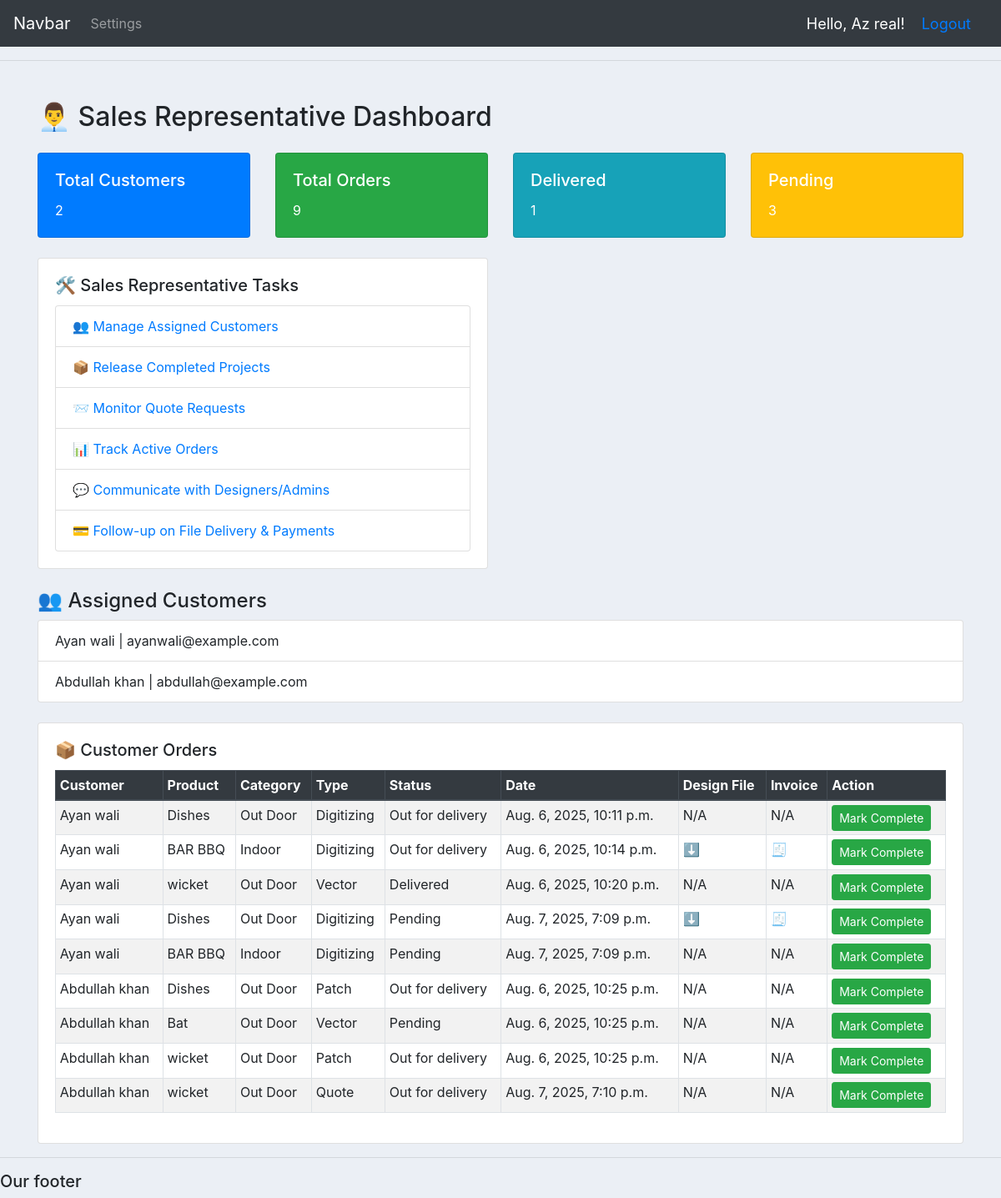
The page /sales-dashboard/ (signed in) on the database as committed earlier.
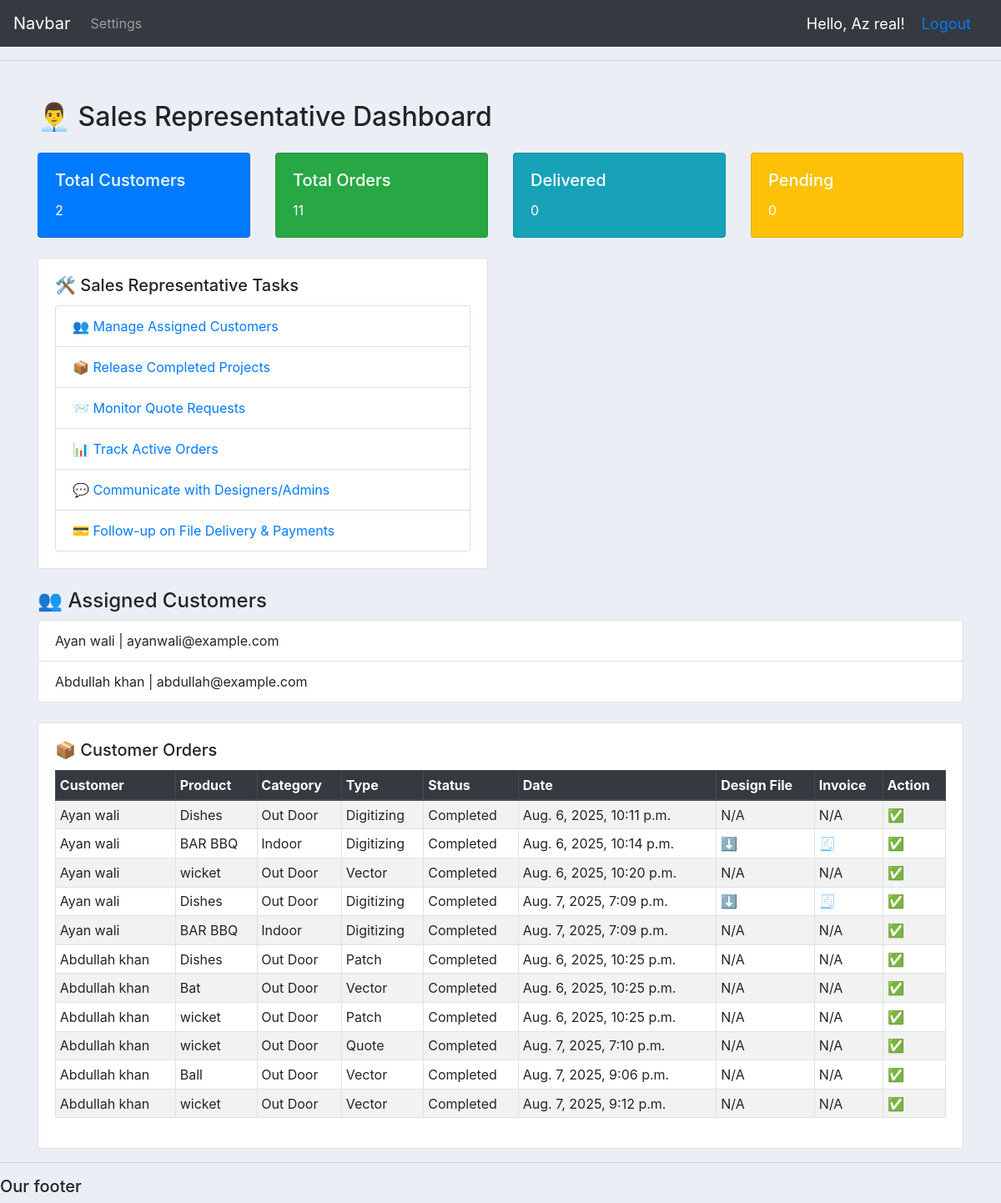
The same page on the database as committed later.
### accounts/models.py (models this page shows, shortened)
class Customer(models.Model):
    user = models.OneToOneField(User, null=True, blank=True, on_delete=models.CASCADE)
    name = models.CharField(max_length=200 )
    sales_rep = models.ForeignKey('SalesRepresentative', null=True, blank=True, on_delete=models.SET_NULL, related_name='assigned_customers')
    profile_pic = models.ImageField(
        upload_to='profile_pics/',  # Images will be saved in MEDIA_ROOT/profile_pics/
        null=True,
        blank=True,
        default='profile_pics/default.png'  # Default image path
    )
    phone = models.CharField(max_length=200)
    email = models.CharField(max_length=200)
    date_created = models.DateTimeField(auto_now_add=True, null=True)

class Order(models.Model):
    STATUS = (
        ('Pending', 'Pending'),
        ('Out for delivery', 'Out for delivery'),
        ('Delivered', 'Delivered'),
    )
    ORDER_TYPE = (
        ('Digitizing', 'Digitizing'),
        ('Vector', 'Vector'),
        ('Patch', 'Patch'),
        ('Quote', 'Quote'),
    )
    customer = models.ForeignKey(Customer, null=True, on_delete=models.SET_NULL)
    product = models.ForeignKey(Product, null=True, on_delete=models.SET_NULL)
    order_type = models.CharField(max_length=50, choices=ORDER_TYPE, null=True, blank=True)
    date_created = models.DateTimeField(auto_now_add=True, null=True)
    status = models.CharField(max_length=200, null=True, choices=STATUS)
    note = models.CharField(max_length=1000, null=True, blank=True)
    design_file = models.FileField(upload_to='designs/', null=True, blank=True)
    invoice_file = models.FileField(upload_to='invoices/', null=True, blank=True)
    status = models.CharField(max_length=200, null=True)
    assigned_to = models.ForeignKey('SalesRepresentative', on_delete=models.SET_NULL, null=True, blank=True)

class Product(models.Model):
    CATEGORY = (
        ('Indoor', 'Indoor'),
        ('Out Door', 'Out Door'),
    )
    name = models.CharField(max_length=200)
    price = models.FloatField(null=True)
    category = models.CharField(max_length=200, null=True, choices=CATEGORY)
    description = models.CharField(max_length=200)
    date_created = models.DateTimeField(auto_now_add=True, null=True)
    tags = models.ManyToManyField(Tag)

### accounts/decorators.py (the view)
        def wrapper_func(request, *args, **kwargs):
            group = None
            if request.user.groups.exists():
                group = request.user.groups.all()[0].name
            if group in allowed_roles:
                return view_func(request, *args, **kwargs)
            else:
                return HttpResponse("You are not authorized to view this page.")

### accounts/views.py (called while the page is built)
@login_required(login_url='login')
@allowed_users(allowed_roles=['sales_rep'])
def sales_dashboard(request):
    sales_rep = request.user.salesrepresentative
    customers = Customer.objects.filter(sales_rep=sales_rep)
    orders = Order.objects.filter(customer__in=customers)
    total_customers = customers.count()
    total_orders = orders.count()
    delivered = orders.filter(status='Delivered').count()
    pending = orders.filter(status='Pending').count()
    context = {
        'customers': customers,
        'orders': orders,
        'total_customers': total_customers,
        'total_orders': total_orders,
        'delivered': delivered,
        'pending': pending,
    }
    return render(request, 'accounts/sales_dashboard.html', context)

### templates/accounts/sales_dashboard.html (shortened to what the changed rows need)
{% extends 'accounts/main.html' %}
{% block content %}
<div class="container mt-5">
    <h2 class="mb-4">👨‍💼 Sales Representative Dashboard</h2>
    <div class="row mb-4">
        <div class="col-md-3">
            <div class="card text-white bg-success">
                <div class="card-body">
                    <h5 class="card-title">Total Orders</h5>
                    <p class="card-text">{{ total_orders }}</p>
                </div>
            </div>
        </div>
        <div class="col-md-3">
            <div class="card text-white bg-info">
                <div class="card-body">
                    <h5 class="card-title">Delivered</h5>
                    <p class="card-text">{{ delivered }}</p>
                </div>
            </div>
        </div>
        <div class="col-md-3">
            <div class="card text-white bg-warning">
                <div class="card-body">
                    <h5 class="card-title">Pending</h5>
                    <p class="card-text">{{ pending }}</p>
                </div>
            </div>
        </div>
    </div>
    {% if customers %}
        <ul class="list-group mb-4">
            {% for customer in customers %}
                <li class="list-group-item">{{ customer.name }} | {{ customer.email }}</li>
            {% endfor %}
        </ul>
    {% else %}
        <p>No customers assigned.</p>
    {% endif %}
    <div class="card card-body">
        {% if orders %}
        <table class="table table-sm table-bordered table-striped">
            <thead class="thead-dark">
                <tr>
                    <th>Customer</th>
                    <th>Product</th>
                    <th>Category</th>
                    <th>Type</th>
                    <th>Status</th>
                    <th>Date</th>
                    <th>Design File</th>
                    <th>Invoice</th>
                    <th>Action</th>
                </tr>
            </thead>
            <tbody>
                {% for order in orders %}
                <tr>
                    <td>{{ order.customer.name }}</td>
                    <td>{{ order.product.name }}</td>
                    <td>{{ order.product.category }}</td>
                    <td>{{ order.order_type }}</td>
                    <td>{{ order.status }}</td>
                    <td>{{ order.date_created }}</td>
                    <td>
                        {% if order.design_file %}
                            <a href="{{ order.design_file.url }}" download>⬇</a>
                        {% else %}
                            N/A
                        {% endif %}
                    </td>
                    <td>
                        {% if order.invoice_file %}
                            <a href="{{ order.invoice_file.url }}" target="_blank">🧾</a>
                        {% else %}
                            N/A
                        {% endif %}
                    </td>
                    <td>
                        {% if order.status != 'Completed' %}
                        <form action="{% url 'mark_completed' order.id %}" method="POST">
                            <button class="btn btn-sm btn-success">Mark Complete</button>
                        </form>
                        {% else %}
                            ✅
                        {% endif %}
                    </td>
                </tr>
                {% endfor %}
            </tbody>
        </table>
        {% else %}
            <p>No orders found.</p>
        {% endif %}
    </div>
</div>
{% endblock %}

Rows that differ between the two databases and show on the page:
changed Order "Aug. 6, 2025, 10:11 p.m.": status "Out for delivery" → "Completed"; status "Mark Complete" → "✅"
changed Order "Aug. 6, 2025, 10:14 p.m.": status "Out for delivery" → "Completed"; status "Mark Complete" → "✅"
changed Order "Aug. 6, 2025, 10:20 p.m.": status "Delivered" → "Completed"; status "Mark Complete" → "✅"
changed Order (number 4 of 11 on the later page): status "Pending" → "Completed"; status "Mark Complete" → "✅"
changed Order (number 5 of 11 on the later page): status "Pending" → "Completed"; status "Mark Complete" → "✅"
changed Order (number 6 of 11 on the later page): status "Out for delivery" → "Completed"; status "Mark Complete" → "✅"
changed Order "Bat": status "Pending" → "Completed"; status "Mark Complete" → "✅"
changed Order (number 8 of 11 on the later page): status "Out for delivery" → "Completed"; status "Mark Complete" → "✅"
changed Order "Quote": status "Out for delivery" → "Completed"; status "Mark Complete" → "✅"
added Order: customer.name "Abdullah khan", product.name "Ball", product.category "Out Door", order_type "Vector", status "Completed", date_created "Aug. 7, 2025, 9:06 p.m.", design_file "N/A", invoice_file "N/A"
added Order: customer.name "Abdullah khan", product.name "wicket", product.category "Out Door", order_type "Vector", status "Completed", date_created "Aug. 7, 2025, 9:12 p.m.", design_file "N/A", invoice_file "N/A"
Other text that changed with them:
{{ total_orders }}: "9" → "11"
{{ delivered }}: "1" → "0"
{{ pending }}: "3" → "0"
